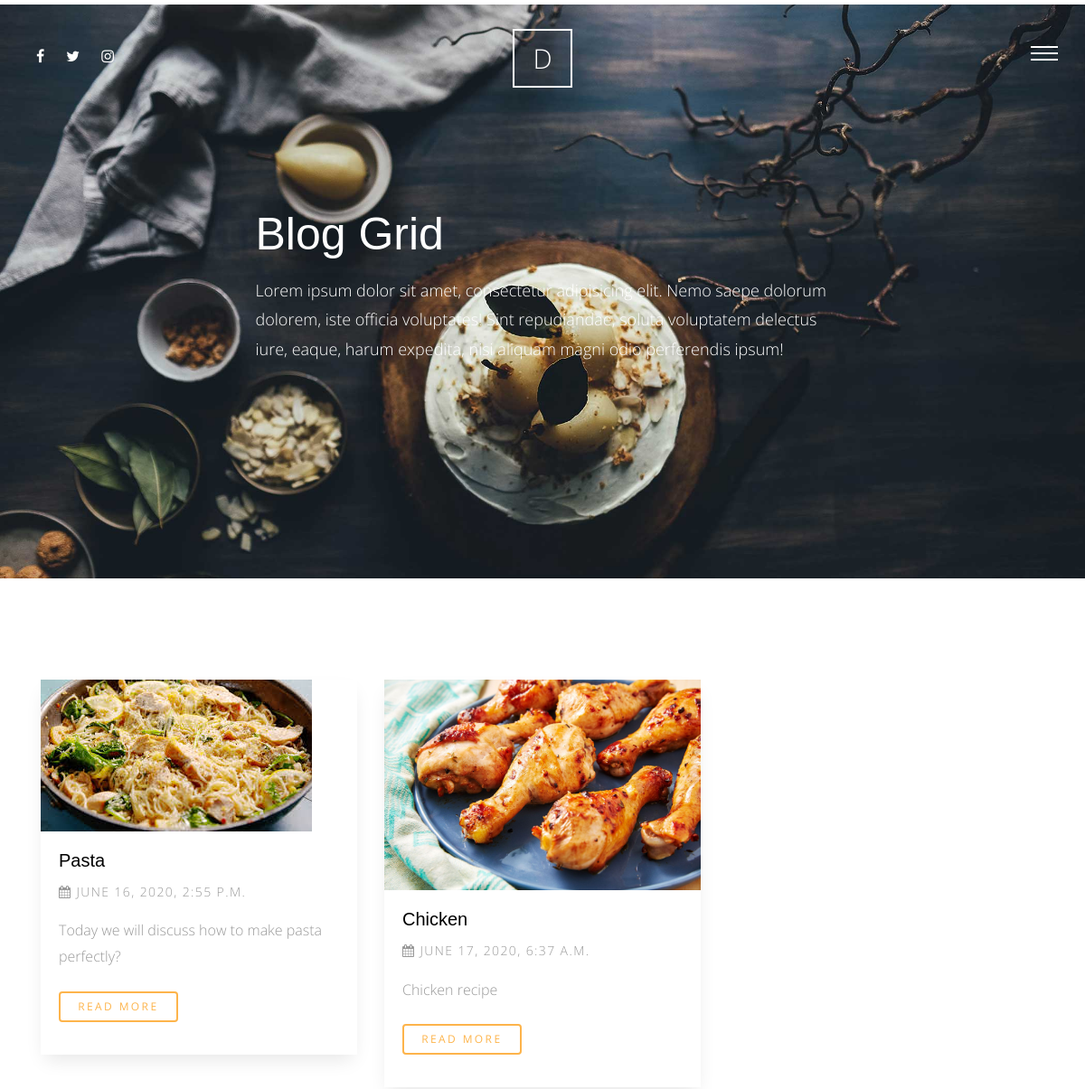
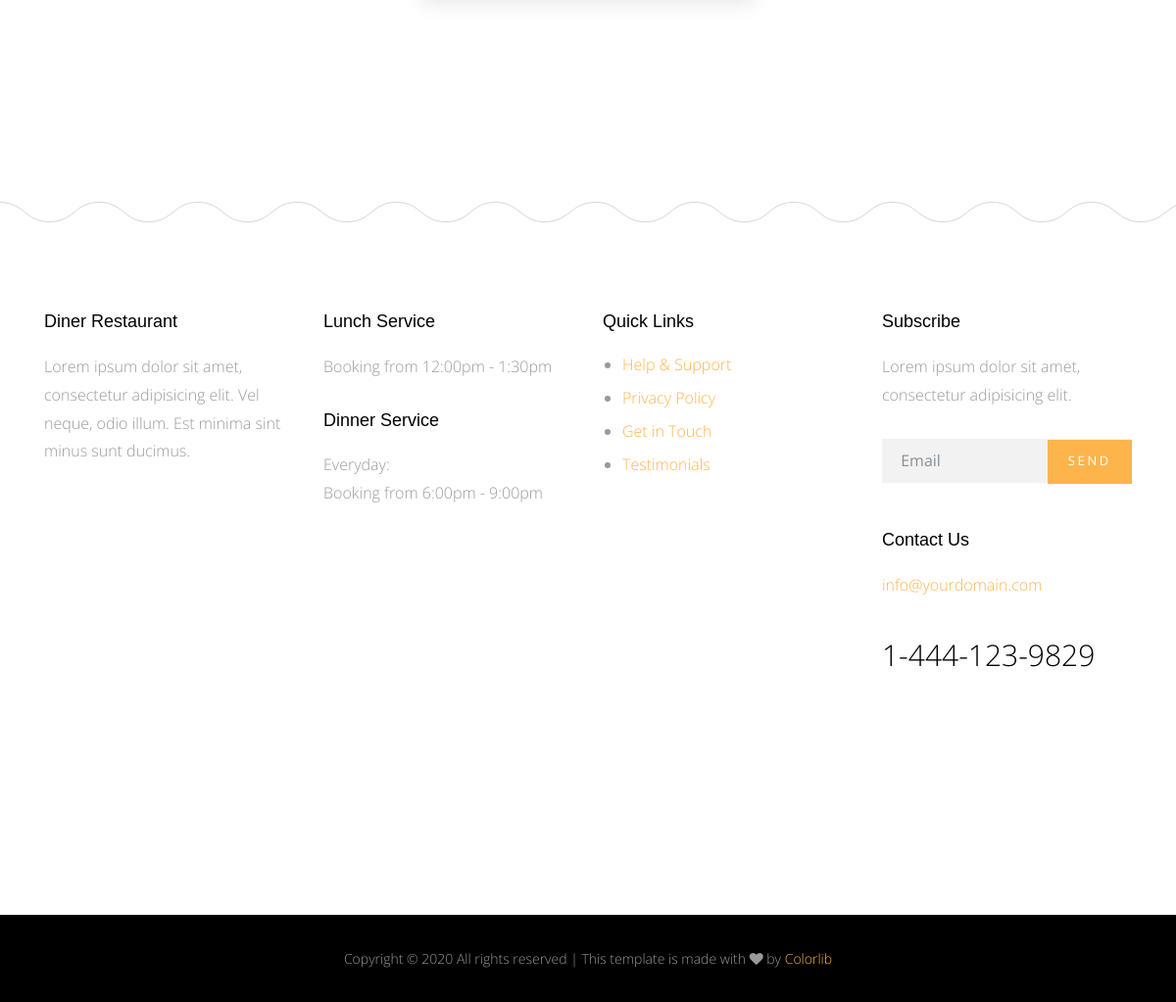
/blog/category/food, run on an earlier commit of the app's database (2 pictures, top to bottom).
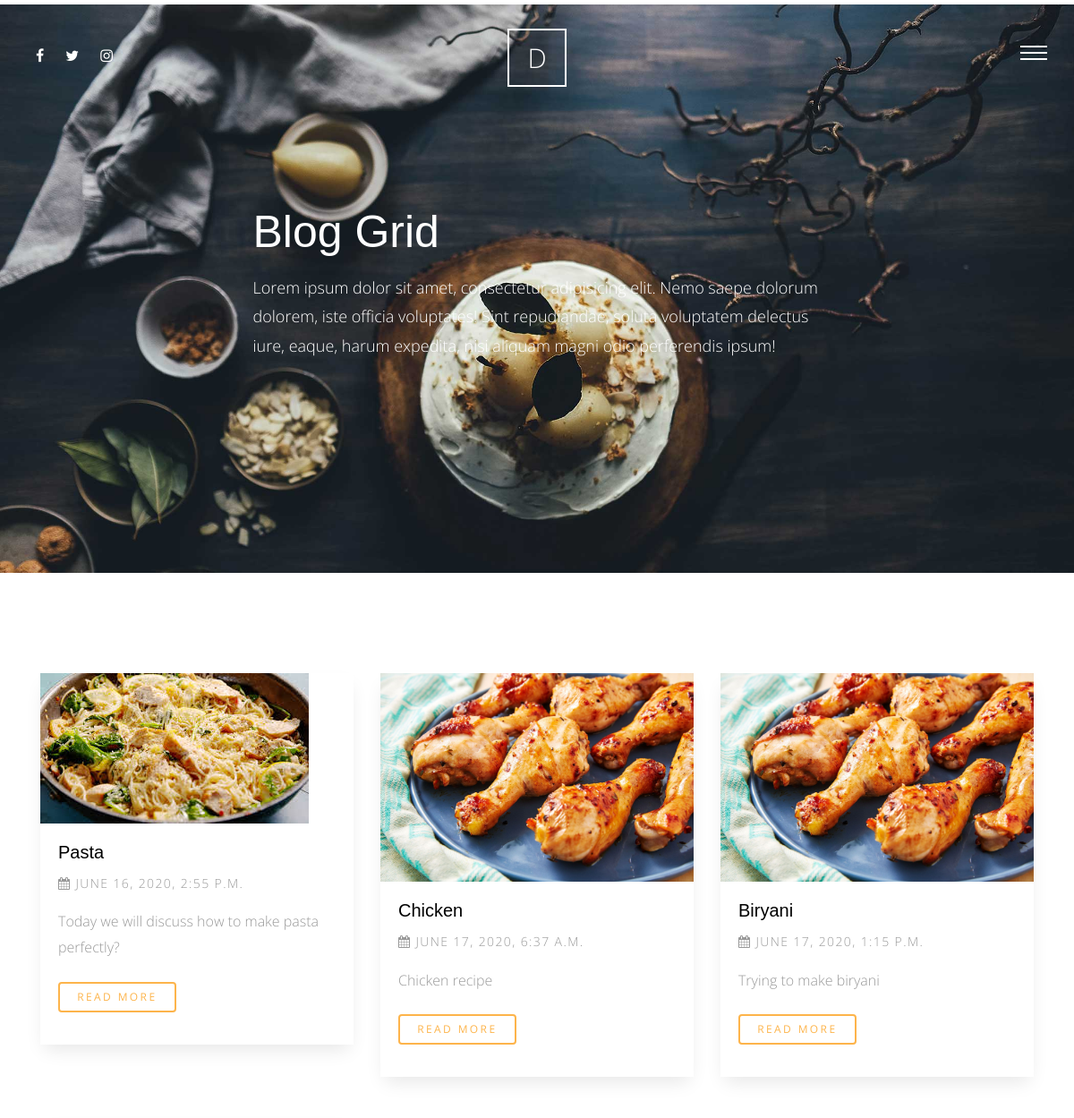
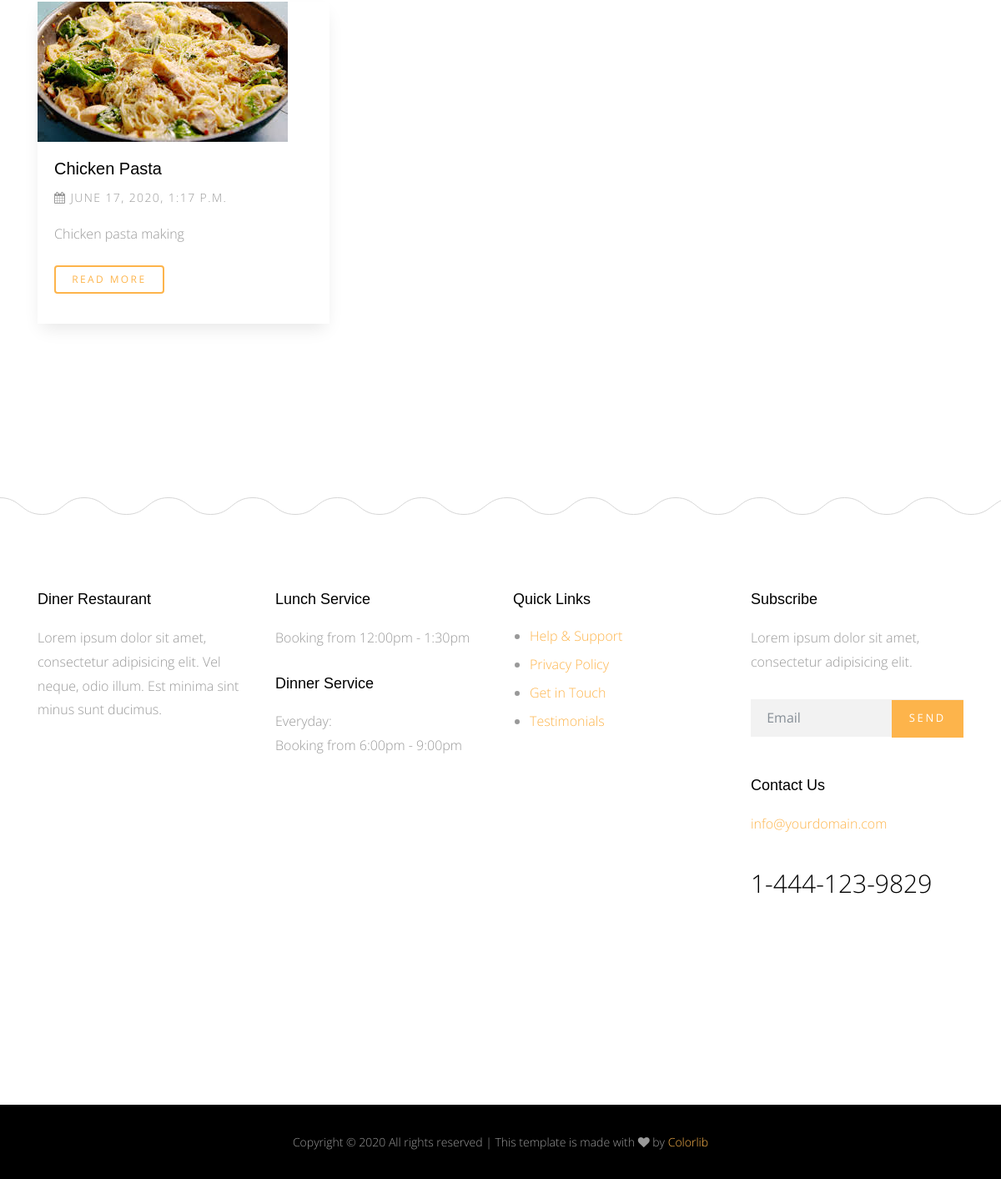
And on a later commit of the database (2 pictures, top to bottom).
### blog/models.py (models this page shows, shortened)
class Post(models.Model):
    title = models.CharField(max_length=255)
    content = models.TextField()
    image = models.ImageField(upload_to="blog/", blank=True, null=True)
    tags = TaggableManager(blank=True)
    author = models.ForeignKey(User, on_delete=models.CASCADE)
    category = models.ForeignKey('Category', null=True, on_delete=models.SET_NULL)
    created = models.DateTimeField(auto_now_add=True)

### blog/views.py (the view)
# urls.py: path('category/<slug:category>', views.post_by_category, name="postbycategory"),
def post_by_category(request, category):
    post = Post.objects.filter(category__category_name=category)
    context = {
        "post": post
    }
    return render(request, 'blog/blog.html', context)

### blog/templates/blog/blog.html (shortened to what this page needs)
{% extends 'base.html' %} {% block content %} {% load static %}
<div class="main-wrap">
    <div class="cover_1 cover_sm">
        <div class="img_bg" style="background-image: url({% static 'img/slider-1.jpg' %});" data-stellar-background-ratio="0.5">
            <div class="container">
                <div class="row align-items-center justify-content-center">
                    <div class="col-md-7" data-aos="fade-up">
                        <h2 class="heading">Blog Grid</h2>
                        <p class="lead">Lorem ipsum dolor sit amet, consectetur adipisicing elit. Nemo saepe dolorum dolorem, iste officia voluptates! Sint repudiandae, soluta voluptatem delectus iure, eaque, harum expedita, nisi aliquam magni odio perferendis ipsum!</p>
                    </div>
                </div>
            </div>
        </div>
    </div>
    <div class="section">
        <div class="container">
            <div class="row mb-5">
                {% for blog in post %}
                <div class="col-md-4">
                    <div class="media d-block media-bg-white mb-5" data-aos="fade-up" data-aos-delay="400">
                        <figure>
                            <a href="{% url 'postdetail' blog.id%}"><img src="{{blog.image.url}}" alt="{{blog.title}}" class="img-fluid"></a>
                        </figure>
                        <div class="media-body">
                            <h3><a href="#">{{blog.title}}</a></h3>
                            <p class="post-meta"><span><span class="fa fa-calendar"></span> {{blog.created}}</span>
                            </p>
                            <p class="mb-4">{{blog.content|safe|truncatewords:50}}</p>
                            <p><a href="{% url 'postdetail' blog.id%}" class="btn btn-primary btn-outline-primary btn-sm">Read More</a></p>
                        </div>
                    </div>
                </div>
                {% endfor %}
            </div>
        </div>
    </div>
</div>
{% endblock %}

### templates/base.html (shortened to what this page needs)
<!doctype html>
<html lang="en">
<head>
    {% load static %}
    <link rel="stylesheet" href="{% static 'css/bootstrap.css' %}">
    <link rel="stylesheet" href="{% static 'css/animate.css' %}">
    <link rel="stylesheet" href="{% static 'css/owl.carousel.min.css' %}">
    <link rel="stylesheet" href="{% static 'css/magnific-popup.css' %}">
    <link rel="stylesheet" href="{% static 'css/aos.css' %}">
    <link rel="stylesheet" href="{% static 'css/bootstrap-datepicker.css' %}">
    <link rel="stylesheet" href="{% static 'css/jquery.timepicker.css' %}">
    <link rel="stylesheet" href="{% static 'fonts/ionicons/css/ionicons.min.css' %}">
    <link rel="stylesheet" href="{% static 'fonts/fontawesome/css/font-awesome.min.css' %}">
    <link rel="stylesheet" href="{% static 'fonts/flaticon/font/flaticon.css' %}">
    <link rel="stylesheet" href="{% static 'css/style.css' %}">
</head>
<body>
    <div class="site-wrap">
        <header class="site-header">
            <div class="row align-items-center">
                <div class="col-5 col-md-3">
                    <ul class="list-unstyled social">
                        <li><a href="#"><span class="fa fa-facebook"></span></a></li>
                        <li><a href="#"><span class="fa fa-twitter"></span></a></li>
                        <li><a href="#"><span class="fa fa-instagram"></span></a></li>
                    </ul>
                </div>
                <div class="col-2 col-md-6 text-center">
                    <a href="{% url 'home' %}" class="site-logo">D</a>
                </div>
                <div class="col-5 col-md-3 text-right menu-burger-wrap">
                    <a href="#" class="site-nav-toggle js-site-nav-toggle"><i></i></a>
                </div>
            </div>
        </header>
        {% block content %} {% endblock %}
        <footer>
            <div class="site-footer">
                <div class="container">
                    <div class="row small-gutters mb-5">
                        <div class="col-md-6 col-lg-3 mb-5" data-aos="fade" data-aos-delay="100">
                            <div class="footer-widget">
                                <h3>Diner Restaurant</h3>
                                <p>Lorem ipsum dolor sit amet, consectetur adipisicing elit. Vel neque, odio illum. Est minima sint minus sunt ducimus.</p>
                            </div>
                        </div>
                        <div class="col-md-6 col-lg-3 mb-5" data-aos="fade" data-aos-delay="200">
                            <div class="footer-widget">
                                <h3>Lunch Service</h3>
                                <p>Booking from 12:00pm - 1:30pm</p>
                                <h3>Dinner Service</h3>
                                <p>Everyday: <br> Booking from 6:00pm - 9:00pm</p>
                            </div>
                        </div>
                        <div class="col-md-6 col-lg-3 mb-5" data-aos="fade" data-aos-delay="300">
                            <div class="footer-widget">
                                <h3>Quick Links</h3>
                                <ul>
                                    <li><a href="#">Help &amp; Support</a></li>
                                    <li><a href="#">Privacy Policy</a></li>
                                    <li><a href="#">Get in Touch</a></li>
                                    <li><a href="#">Testimonials</a></li>
                                </ul>
                            </div>
                        </div>
                        <div class="col-md-6 col-lg-3 mb-5" data-aos="fade" data-aos-delay="400">
                            <div class="footer-widget footer-contact-widget">
                                <h3>Subscribe</h3>
                                <p>Lorem ipsum dolor sit amet, consectetur adipisicing elit.</p>
                                <form action="" class="form-subscribe mb-5">
                                    <div class="form-group form-field">
                                        <input type="submit" value="Send" class="btn btn-primary">
                                        <input type="text" class="form-control" placeholder="Email">
                                    </div>
                                </form>
                                <h3>Contact Us</h3>
                                <p class="contact-email">info@yourdomain.com</p>
                                <p class="contact-phone">1-444-123-9829</p>
                            </div>
                        </div>
                    </div>
                </div>
            </div>
        </footer>
        <div class="site-footer-copyright">
            <div class="container">
                <div class="row">
                    <p class="footer-text col-md-12">
                        Copyright &copy;
                         All rights reserved | This template is made with <i class="fa fa-heart" aria-hidden="true"></i> by <a href="https://colorlib.com" target="_blank">Colorlib</a>
                    </p>
                </div>
            </div>
        </div>
    </div>
</body>
</html>

### static/css/style.css (style rules this page uses)
html { overflow-x: hidden; }
body { background: #fff; font-family: "Open Sans", cursive; font-size: 16px; line-height: 1.8; font-weight: 300; color: #999999; }
a { -webkit-transition: .3s all ease; -o-transition: .3s all ease; transition: .3s all ease; text-decoration: none; }
h1, h2, h3, h4, h5 { color: #000; font-family: "Playfair Display", Arial, sans-serif; }
h1 a, h2 a, h3 a, h4 a, h5 a { color: #000; }
.btn, .form-control { outline: none; }
.btn { font-size: 13px; text-transform: uppercase; letter-spacing: .2em; }
.btn.btn-primary { color: #fff; border-width: 2px; }
.btn.btn-sm { font-size: 12px; }
.btn.btn-outline-primary { border-width: 2px; color: #fdb44b; }
.site-header { padding: 3em 30px; position: absolute; top: 0; z-index: 100; width: 100%; }
.site-header .site-logo { line-height: 0; padding: 10px 20px; border: 2px solid #fff; color: #fff; font-size: 30px; }
.site-header .social li { display: inline-block; }
.site-header .social li a { color: #fff; padding: 0 10px; }
.media h3 { font-size: 20px; margin-bottom: 10px; }
.media .post-meta { font-size: 14px; letter-spacing: .1em; text-transform: uppercase; }
.media.media-bg-white { -webkit-box-shadow: 0 10px 20px -5px rgba(0, 0, 0, 0.1); box-shadow: 0 10px 20px -5px rgba(0, 0, 0, 0.1); }
.media.media-bg-white figure { margin-bottom: 0; }
.media.media-bg-white .media-body { padding: 20px; background: #fff; }
.site-footer { background: url("../img/curve_line.svg") repeat-x top left; padding: 7em 0; }
.site-footer .footer-widget h3 { font-size: 18px; margin-bottom: 20px; }
.site-footer .footer-widget p { margin-bottom: 30px; }
.site-footer .footer-widget ul { padding-left: 20px; }
.site-footer .footer-widget ul li { line-height: 1.5; margin-bottom: 10px; }
.site-footer-copyright { background: #000; padding: 2em 0; text-align: center; }
.site-footer-copyright p { font-size: 14px; }
.site-footer-copyright p:last-child { margin-bottom: 0; }
.footer-contact-widget .contact-email { color: #fdb44b; }
.footer-contact-widget .contact-phone { font-size: 30px; color: #000; }
.lead { font-size: 16px; }
.form-subscribe .form-group { position: relative; }
.form-subscribe .form-group input[type="email"], .form-subscribe .form-group input[type="text"] { -webkit-box-shadow: none !important; box-shadow: none !important; background: #f2f2f2; border: none; border-radius: 0 !important; padding-right: 100px; }
.form-subscribe .form-group input[type="submit"] { position: absolute; right: 0; top: 1px; border-radius: 0 !important; outline: none; -webkit-box-shadow: none !important; box-shadow: none !important; }
.menu-burger-wrap { position: relative; }
.site-nav-toggle { width: 30px; height: 30px; cursor: pointer; text-decoration: none; position: relative; top: -15px; z-index: 21; display: block !important; float: right; right: 0; display: none; border-bottom: none !important; }
.site-nav-toggle i { position: relative; display: -moz-inline-stack; display: inline-block; zoom: 1; *display: inline; width: 30px; height: 2px; font: bold 14px/.4 Helvetica; text-transform: uppercase; text-indent: -55px; background: #fff; -webkit-transition: all .2s ease-out; -o-transition: all .2s ease-out; transition: all .2s ease-out; }
.site-nav-toggle i:before, .site-nav-toggle i:after { content: ''; width: 30px; height: 2px; background: #fff; position: absolute; left: 0; -webkit-transition: 0.2s; -o-transition: 0.2s; transition: 0.2s; }
.site-nav-toggle i:before { top: -7px; }
.site-nav-toggle i:after { bottom: -7px; }
.section { padding: 7em 0; }
.cover_1 { position: relative; }
.cover_1 .lead { color: #fff; font-size: 18px; }
.cover_1 .img_bg { background-repeat: no-repeat; background-size: cover !important; background-position: center center; }
.cover_1 .img_bg, .cover_1 .img_bg > .container > .row { min-height: 700px; height: 100vh; }
.cover_1.cover_sm .img_bg, .cover_1.cover_sm .img_bg > .container > .row { min-height: 600px; height: 80vh; }
.cover_1 .heading { color: white; font-weight: 300; font-size: 30px; line-height: 1.5; }
@media (min-width: 768px) { .cover_1 .heading { font-size: 50px; line-height: 1.5; } }
.small-gutters { margin-right: -15px; margin-left: -15px; }
.small-gutters > [class*="col-"] { padding-right: 15px; padding-left: 15px; }

What changed in the data, as far as the page shows it:
added Post: image (picture), title "Biryani", created "JUNE 17, 2020, 1:15 P.M.", content "Trying to make biryani"
added Post: image (picture), title "Chicken Pasta", created "JUNE 17, 2020, 1:17 P.M.", content "Chicken pasta making"
